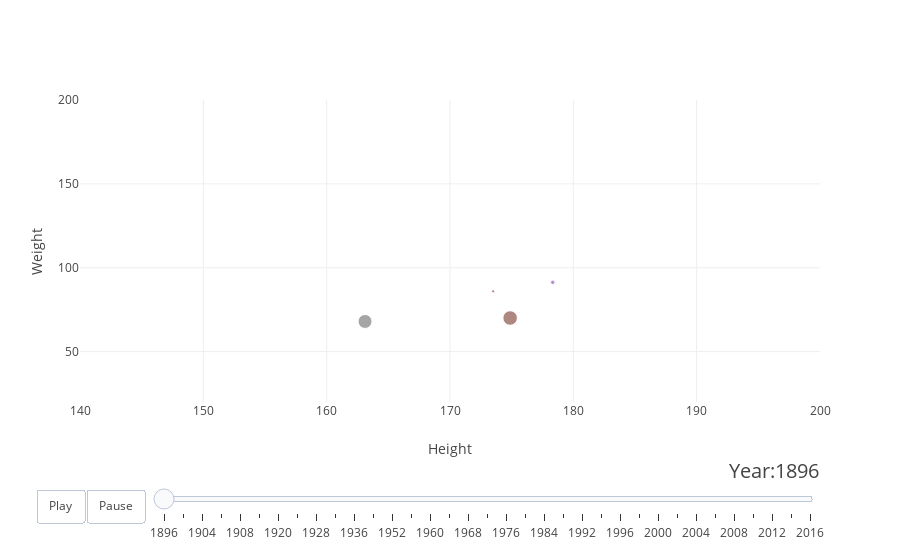

Notebook code cell kept with this figure:
### Markdown cell above
## A dynamic visualization of the height vs weight for various sports over the years

### Code cell
years = (athlete_events_df.groupby(['Year'])['Year'].nunique()).index
sports = (athlete_events_df.groupby(['Sport'])['Sport'].nunique()).index
# make figure
figure = {
    'data': [],
    'layout': {},
    'frames': []
}

# fill in most of layout
figure['layout']['xaxis'] = {'range': [140, 200], 'title': 'Height'}
figure['layout']['yaxis'] = {'range': [20, 200],'title': 'Weight'}
figure['layout']['hovermode'] = 'closest'
figure['layout']['showlegend'] = False
figure['layout']['sliders'] = {
    'args': [
        'transition', {
            'duration': 400,
            'easing': 'cubic-in-out'
        }
    ],
    'initialValue': '1896',
    'plotlycommand': 'animate',
    'values': years,
    'visible': True
}

figure['layout']['updatemenus'] = [
    {
        'buttons': [
            {
                'args': [None, {'frame': {'duration': 500, 'redraw': False},
                         'fromcurrent': True, 'transition': {'duration': 300, 'easing': 'quadratic-in-out'}}],
                'label': 'Play',
                'method': 'animate'
            },###For Play button.
            {
                'args': [[None], {'frame': {'duration': 0, 'redraw': False}, 'mode': 'immediate',
                'transition': {'duration': 0}}],
                'label': 'Pause',
                'method': 'animate'
            }###For Pause button.
        ],
        'direction': 'left',
        'pad': {'r': 10, 't': 87},
        'showactive': False,
        'type': 'buttons',
        'x': 0.1,
        'xanchor': 'right',
        'y': 0,
        'yanchor': 'top'
    }
]
sliders_dict = {
    'active': 0,
    'yanchor': 'top',
    'xanchor': 'left',
    'currentvalue': {
        'font': {'size': 20},
        'prefix': 'Year:',
        'visible': True,
        'xanchor': 'right'
    },
    'transition': {'duration': 300, 'easing': 'cubic-in-out'},
    'pad': {'b': 10, 't': 50},
    'len': 0.9,
    'x': 0.1,
    'y': 0,
    'steps': []
}
# make data
year = 1896
for sport in sports:
    dataset_by_year = dataset[dataset['Year'] == year]
    dataset_by_year_and_season = dataset_by_year[dataset_by_year['Sport'] == sport]

    data_dict = {
        'x': list(dataset_by_year_and_season['Height']),
        'y': list(dataset_by_year_and_season['Weight']),
        'mode': 'markers',
        'text': list(dataset_by_year_and_season['hover_text']),
        'marker': {
            'sizemode': 'area',
            'sizeref': 1,
            'size': list(dataset_by_year_and_season['ID'])
        },
        'name': sport
    }
    figure['data'].append(data_dict)
# creating frames
for year in years:
    frame = {'data': [], 'name': str(year)}
    for sport in sports:
        dataset_by_year = dataset[dataset['Year'] == int(year)]
        dataset_by_year_and_season = dataset_by_year[dataset_by_year['Sport'] == sport]

        data_dict = {
            'x': list(dataset_by_year_and_season['Height']),
            'y': list(dataset_by_year_and_season['Weight']),
            'mode': 'markers',
            'text': list(dataset_by_year_and_season['hover_text']),
            'marker': {
                'sizemode': 'area',
                'sizeref': 1,
                'size':  list(dataset_by_year_and_season['ID'])
            },
            'name': sport
        }
        frame['data'].append(data_dict)

    figure['frames'].append(frame)
    slider_step = {'args': [
        [year],
        {'frame': {'duration': 300, 'redraw': False},
         'mode': 'immediate',
       'transition': {'duration': 300}}
     ],
     'label': year,
     'method': 'animate'}
    sliders_dict['steps'].append(slider_step)
figure['layout']['sliders'] = [sliders_dict]
iplot(figure)

### Figure 1 — Plotly figure (JSON) as saved in the notebook; plotly's stock layout.template omitted (floating-point values rounded to 4 significant figures)
{"data": [{"marker": {"size": [], "sizemode": "area", "sizeref": 1}, "mode": "markers", "name": "Aeronautics", "text": [], "type": "scatter", "uid": "a17623dc-fedf-4b28-bece-c36c6b2999ec", "x": [], "y": []}, {"marker": {"size": [], "sizemode": "area", "sizeref": 1}, "mode": "markers", "name": "Alpine Skiing", "text": [], "type": "scatter", "uid": "23afeaa6-d586-4a1d-a4a8-b3360a5e0739", "x": [], "y": []}, {"marker": {"size": [], "sizemode": "area", "sizeref": 1}, "mode": "markers", "name": "Alpinism", "text": [], "type": "scatter", "uid": "5012ed9d-641d-4c8c-b9f3-f1d42709d862", "x": [], "y": []}, {"marker": {"size": [], "sizemode": "area", "sizeref": 1}, "mode": "markers", "name": "Archery", "text": [], "type": "scatter", "uid": "b140699e-7f33-4492-b1b9-41d9b037cb18", "x": [], "y": []}, {"marker": {"size": [], "sizemode": "area", "sizeref": 1}, "mode": "markers", "name": "Art Competitions", "text": [], "type": "scatter", "uid": "2a2eabf6-1ccf-48b1-8217-39962cee2784", "x": [], "y": []}, {"marker": {"size": [106], "sizemode": "area", "sizeref": 1}, "mode": "markers", "name": "Athletics", "text": ["Year: 1896<br>Sport: Athletics<br>Number of athlets: 106<br>Mean Height: 174.88<br>Mean Weight: 70.07<br>"], "type": "scatter", "uid": "9e3b752b-58d4-4911-bc4f-6e643fa76a6c", "x": [174.9], "y": [70.07]}, {"marker": {"size": [], "sizemode": "area", "sizeref": 1}, "mode": "markers", "name": "Badminton", "text": [], "type": "scatter", "uid": "ea934333-6d68-4b0d-a47d-c0d9b5b195b1", "x": [], "y": []}, {"marker": {"size": [], "sizemode": "area", "sizeref": 1}, "mode": "markers", "name": "Baseball", "text": [], "type": "scatter", "uid": "fdd2e00e-285d-413c-ac03-6fe377d6bcac", "x": [], "y": []}, {"marker": {"size": [], "sizemode": "area", "sizeref": 1}, "mode": "markers", "name": "Basketball", "text": [], "type": "scatter", "uid": "6a96faa5-3575-4fdb-b990-2a978b146869", "x": [], "y": []}, {"marker": {"size": [], "sizemode": "area", "sizeref": 1}, "mode": "markers", "name": "Basque Pelota", "text": [], "type": "scatter", "uid": "83e0ee4f-6050-4b15-aba1-1bc6fa03e34f", "x": [], "y": []}, {"marker": {"size": [], "sizemode": "area", "sizeref": 1}, "mode": "markers", "name": "Beach Volleyball", "text": [], "type": "scatter", "uid": "1ce53e3e-56a5-4956-b28f-962594b87c69", "x": [], "y": []}, {"marker": {"size": [], "sizemode": "area", "sizeref": 1}, "mode": "markers", "name": "Biathlon", "text": [], "type": "scatter", "uid": "860ce989-e627-432b-90d1-36f839328af9", "x": [], "y": []}, {"marker": {"size": [], "sizemode": "area", "sizeref": 1}, "mode": "markers", "name": "Bobsleigh", "text": [], "type": "scatter", "uid": "44de683a-d260-4943-9ee8-23a94eef5e9b", "x": [], "y": []}, {"marker": {"size": [], "sizemode": "area", "sizeref": 1}, "mode": "markers", "name": "Boxing", "text": [], "type": "scatter", "uid": "902eabb5-f98b-4e8a-a355-754a547e985f", "x": [], "y": []}, {"marker": {"size": [], "sizemode": "area", "sizeref": 1}, "mode": "markers", "name": "Canoeing", "text": [], "type": "scatter", "uid": "42cb6824-2ada-404e-9c3b-d4cb497b0229", "x": [], "y": []}, {"marker": {"size": [], "sizemode": "area", "sizeref": 1}, "mode": "markers", "name": "Cricket", "text": [], "type": "scatter", "uid": "dc9bc83f-9792-4f77-a077-d3a4e46b6e7e", "x": [], "y": []}, {"marker": {"size": [], "sizemode": "area", "sizeref": 1}, "mode": "markers", "name": "Croquet", "text": [], "type": "scatter", "uid": "4f11fb51-8b12-44f6-8e76-53d6ae86764f", "x": [], "y": []}, {"marker": {"size": [], "sizemode": "area", "sizeref": 1}, "mode": "markers", "name": "Cross Country Skiing", "text": [], "type": "scatter", "uid": "8ce58c06-77a7-4b47-bc0b-8af63f525681", "x": [], "y": []}, {"marker": {"size": [], "sizemode": "area", "sizeref": 1}, "mode": "markers", "name": "Curling", "text": [], "type": "scatter", "uid": "de62040a-443e-406f-ae45-156bc82f23ec", "x": [], "y": []}, {"marker": {"size": [], "sizemode": "area", "sizeref": 1}, "mode": "markers", "name": "Cycling", "text": [], "type": "scatter", "uid": "3beae905-d1f8-4a78-8acb-a24f805170fa", "x": [], "y": []}, {"marker": {"size": [], "sizemode": "area", "sizeref": 1}, "mode": "markers", "name": "Diving", "text": [], "type": "scatter", "uid": "2a8225c4-8400-42eb-96ed-47ac2573d339", "x": [], "y": []}, {"marker": {"size": [], "sizemode": "area", "sizeref": 1}, "mode": "markers", "name": "Equestrianism", "text": [], "type": "scatter", "uid": "0dc453c6-5a1e-407f-8e43-a40f4670f7a6", "x": [], "y": []}, {"marker": {"size": [], "sizemode": "area", "sizeref": 1}, "mode": "markers", "name": "Fencing", "text": [], "type": "scatter", "uid": "07b7df85-35cd-4c07-b12e-33e677922bf5", "x": [], "y": []}, {"marker": {"size": [], "sizemode": "area", "sizeref": 1}, "mode": "markers", "name": "Figure Skating", "text": [], "type": "scatter", "uid": "855a6426-8043-49cf-afd6-f9ccd75537d9", "x": [], "y": []}, {"marker": {"size": [], "sizemode": "area", "sizeref": 1}, "mode": "markers", "name": "Football", "text": [], "type": "scatter", "uid": "c962afa9-65d9-46d1-a080-7f5d142b9cf8", "x": [], "y": []}, {"marker": {"size": [], "sizemode": "area", "sizeref": 1}, "mode": "markers", "name": "Freestyle Skiing", "text": [], "type": "scatter", "uid": "04d01c41-2748-4371-bc98-ce9c15d41b76", "x": [], "y": []}, {"marker": {"size": [], "sizemode": "area", "sizeref": 1}, "mode": "markers", "name": "Golf", "text": [], "type": "scatter", "uid": "08b98b35-196a-4d27-a374-6e6d07d42e85", "x": [], "y": []}, {"marker": {"size": [97], "sizemode": "area", "sizeref": 1}, "mode": "markers", "name": "Gymnastics", "text": ["Year: 1896<br>Sport: Gymnastics<br>Number of athlets: 97<br>Mean Height: 163.11<br>Mean Weight: 68.0<br>"], "type": "scatter", "uid": "dd87e0fb-8352-4f76-9e3b-54876860a4ab", "x": [163.1], "y": [68]}, {"marker": {"size": [], "sizemode": "area", "sizeref": 1}, "mode": "markers", "name": "Handball", "text": [], "type": "scatter", "uid": "6ba3f9b8-0a12-4def-8300-b04e9beea062", "x": [], "y": []}, {"marker": {"size": [], "sizemode": "area", "sizeref": 1}, "mode": "markers", "name": "Hockey", "text": [], "type": "scatter", "uid": "9eace504-ec1e-43df-9307-f83786363b7a", "x": [], "y": []}, {"marker": {"size": [], "sizemode": "area", "sizeref": 1}, "mode": "markers", "name": "Ice Hockey", "text": [], "type": "scatter", "uid": "0f48379b-c741-4a89-ae4a-711703c54639", "x": [], "y": []}, {"marker": {"size": [], "sizemode": "area", "sizeref": 1}, "mode": "markers", "name": "Jeu De Paume", "text": [], "type": "scatter", "uid": "913b1446-560a-46e4-b7ec-c7bc77be5393", "x": [], "y": []}, {"marker": {"size": [], "sizemode": "area", "sizeref": 1}, "mode": "markers", "name": "Judo", "text": [], "type": "scatter", "uid": "748e363e-0ff3-468a-9a33-59e2fcda665e", "x": [], "y": []}, {"marker": {"size": [], "sizemode": "area", "sizeref": 1}, "mode": "markers", "name": "Lacrosse", "text": [], "type": "scatter", "uid": "beff7e55-0673-4690-b2e5-20b664201ea8", "x": [], "y": []}, {"marker": {"size": [], "sizemode": "area", "sizeref": 1}, "mode": "markers", "name": "Luge", "text": [], "type": "scatter", "uid": "9f6f30d4-5561-45b2-95b5-ff35b62aa74e", "x": [], "y": []}, {"marker": {"size": [], "sizemode": "area", "sizeref": 1}, "mode": "markers", "name": "Military Ski Patrol", "text": [], "type": "scatter", "uid": "c75098ef-7cd1-4db2-9810-23576909965b", "x": [], "y": []}, {"marker": {"size": [], "sizemode": "area", "sizeref": 1}, "mode": "markers", "name": "Modern Pentathlon", "text": [], "type": "scatter", "uid": "82b7d7c7-0cc2-4a04-bc75-325231d64ddd", "x": [], "y": []}, {"marker": {"size": [], "sizemode": "area", "sizeref": 1}, "mode": "markers", "name": "Motorboating", "text": [], "type": "scatter", "uid": "1f94510c-6543-45d9-9577-73c793b680f1", "x": [], "y": []}, {"marker": {"size": [], "sizemode": "area", "sizeref": 1}, "mode": "markers", "name": "Nordic Combined", "text": [], "type": "scatter", "uid": "c7bc7b42-1af8-4dbb-9fa4-fab08affde48", "x": [], "y": []}, {"marker": {"size": [], "sizemode": "area", "sizeref": 1}, "mode": "markers", "name": "Polo", "text": [], "type": "scatter", "uid": "f84e2117-ee78-41e4-8546-573cd799307e", "x": [], "y": []}, {"marker": {"size": [], "sizemode": "area", "sizeref": 1}, "mode": "markers", "name": "Racquets", "text": [], "type": "scatter", "uid": "74fd10ad-b703-44b2-97c4-d4489fe69d4b", "x": [], "y": []}, {"marker": {"size": [], "sizemode": "area", "sizeref": 1}, "mode": "markers", "name": "Rhythmic Gymnastics", "text": [], "type": "scatter", "uid": "f7ac936d-19ae-4a5e-b12e-ed0564beaae6", "x": [], "y": []}, {"marker": {"size": [], "sizemode": "area", "sizeref": 1}, "mode": "markers", "name": "Roque", "text": [], "type": "scatter", "uid": "7bf81d2e-0f9f-4c72-95ff-4a1ad54c8658", "x": [], "y": []}, {"marker": {"size": [], "sizemode": "area", "sizeref": 1}, "mode": "markers", "name": "Rowing", "text": [], "type": "scatter", "uid": "d56f2ca0-fd74-4a88-93c1-2e418efe1970", "x": [], "y": []}, {"marker": {"size": [], "sizemode": "area", "sizeref": 1}, "mode": "markers", "name": "Rugby", "text": [], "type": "scatter", "uid": "b3a16d21-2b3d-4bce-9f97-a78a8aa3ec7b", "x": [], "y": []}, {"marker": {"size": [], "sizemode": "area", "sizeref": 1}, "mode": "markers", "name": "Rugby Sevens", "text": [], "type": "scatter", "uid": "657de419-b7ac-4556-98b9-00cba42c37b7", "x": [], "y": []}, {"marker": {"size": [], "sizemode": "area", "sizeref": 1}, "mode": "markers", "name": "Sailing", "text": [], "type": "scatter", "uid": "39237aca-12f6-4e9a-b430-957633883776", "x": [], "y": []}, {"marker": {"size": [], "sizemode": "area", "sizeref": 1}, "mode": "markers", "name": "Shooting", "text": [], "type": "scatter", "uid": "1a52fa1e-cc6b-43f3-ab71-ce6c5d70f9bc", "x": [], "y": []}, {"marker": {"size": [], "sizemode": "area", "sizeref": 1}, "mode": "markers", "name": "Short Track Speed Skating", "text": [], "type": "scatter", "uid": "53db4bd3-7682-4a6d-bc18-4ff2d286e671", "x": [], "y": []}, {"marker": {"size": [], "sizemode": "area", "sizeref": 1}, "mode": "markers", "name": "Skeleton", "text": [], "type": "scatter", "uid": "987249f1-2181-4011-847a-ecc3577f363a", "x": [], "y": []}, {"marker": {"size": [], "sizemode": "area", "sizeref": 1}, "mode": "markers", "name": "Ski Jumping", "text": [], "type": "scatter", "uid": "4211aa82-bb14-45bc-a7ab-7d67a6c28e0d", "x": [], "y": []}, {"marker": {"size": [], "sizemode": "area", "sizeref": 1}, "mode": "markers", "name": "Snowboarding", "text": [], "type": "scatter", "uid": "73b352db-80ca-4ffa-b38c-f1df89b72c92", "x": [], "y": []}, {"marker": {"size": [], "sizemode": "area", "sizeref": 1}, "mode": "markers", "name": "Softball", "text": [], "type": "scatter", "uid": "4d1d3bd7-f3ef-4afc-a517-552b98e0f57e", "x": [], "y": []}, {"marker": {"size": [], "sizemode": "area", "sizeref": 1}, "mode": "markers", "name": "Speed Skating", "text": [], "type": "scatter", "uid": "5f67833c-1f51-46e6-bc03-6d7b0caeca89", "x": [], "y": []}, {"marker": {"size": [], "sizemode": "area", "sizeref": 1}, "mode": "markers", "name": "Swimming", "text": [], "type": "scatter", "uid": "3be243dd-d9bb-4765-bdb5-1632ac756123", "x": [], "y": []}, {"marker": {"size": [], "sizemode": "area", "sizeref": 1}, "mode": "markers", "name": "Synchronized Swimming", "text": [], "type": "scatter", "uid": "e72e1141-0964-4b51-a375-9abc2e41326f", "x": [], "y": []}, {"marker": {"size": [], "sizemode": "area", "sizeref": 1}, "mode": "markers", "name": "Table Tennis", "text": [], "type": "scatter", "uid": "e15e0ac4-11b9-49a8-9dbc-7599c690823f", "x": [], "y": []}, {"marker": {"size": [], "sizemode": "area", "sizeref": 1}, "mode": "markers", "name": "Taekwondo", "text": [], "type": "scatter", "uid": "fa331ba0-4be9-4aae-a11a-9cd43a4673af", "x": [], "y": []}, {"marker": {"size": [], "sizemode": "area", "sizeref": 1}, "mode": "markers", "name": "Tennis", "text": [], "type": "scatter", "uid": "34dc7c4e-ceb2-4344-babe-6695f635bd16", "x": [], "y": []}, {"marker": {"size": [], "sizemode": "area", "sizeref": 1}, "mode": "markers", "name": "Trampolining", "text": [], "type": "scatter", "uid": "f8db8b75-2c15-4f7c-a010-6e667a1c85e0", "x": [], "y": []}, {"marker": {"size": [], "sizemode": "area", "sizeref": 1}, "mode": "markers", "name": "Triathlon", "text": [], "type": "scatter", "uid": "663be353-2fde-47fc-a6f5-0c8cb15e2234", "x": [], "y": []}, {"marker": {"size": [], "sizemode": "area", "sizeref": 1}, "mode": "markers", "name": "Tug-Of-War", "text": [], "type": "scatter", "uid": "ea880ca8-3126-48a4-abe1-fefac0655639", "x": [], "y": []}, {"marker": {"size": [], "sizemode": "area", "sizeref": 1}, "mode": "markers", "name": "Volleyball", "text": [], "type": "scatter", "uid": "93840883-bb35-4453-b6b9-6cdcc6145211", "x": [], "y": []}, {"marker": {"size": [], "sizemode": "area", "sizeref": 1}, "mode": "markers", "name": "Water Polo", "text": [], "type": "scatter", "uid": "caaa5a5e-ef9f-4627-9990-1b835aab9af8", "x": [], "y": []}, {"marker": {"size": [10], "sizemode": "area", "sizeref": 1}, "mode": "markers", "name": "Weightlifting", "text": ["Year: 1896<br>Sport: Weightlifting<br>Number of athlets: 10<br>Mean Height: 178.33<br>Mean Weight: 91.33<br>"], "type": "scatter", "uid": "dbf07f4c-3a92-452a-bc47-80c463fecd1a", "x": [178.3], "y": [91.33]}, {"marker": {"size": [5], "sizemode": "area", "sizeref": 1}, "mode": "markers", "name": "Wrestling", "text": ["Year: 1896<br>Sport: Wrestling<br>Number of athlets: 5<br>Mean Height: 173.5<br>Mean Weight: 86.0<br>"], "type": "scatter", "uid": "69f0a78f-0219-4f1f-a634-b9d55260bca2", "x": [173.5], "y": [86]}], "layout": {"hovermode": "closest", "showlegend": false, "sliders": [{"active": 0, "currentvalue": {"font": {"size": 20}, "prefix": "Year:", "visible": true, "xanchor": "right"}, "len": 0.9, "pad": {"b": 10, "t": 50}, "steps": [{"args": [[1896], {"frame": {"duration": 300, "redraw": false}, "mode": "immediate", "transition": {"duration": 300}}], "label": "1896", "method": "animate"}, {"args": [[1900], {"frame": {"duration": 300, "redraw": false}, "mode": "immediate", "transition": {"duration": 300}}], "label": "1900", "method": "animate"}, {"args": [[1904], {"frame": {"duration": 300, "redraw": false}, "mode": "immediate", "transition": {"duration": 300}}], "label": "1904", "method": "animate"}, {"args": [[1906], {"frame": {"duration": 300, "redraw": false}, "mode": "immediate", "transition": {"duration": 300}}], "label": "1906", "method": "animate"}, {"args": [[1908], {"frame": {"duration": 300, "redraw": false}, "mode": "immediate", "transition": {"duration": 300}}], "label": "1908", "method": "animate"}, {"args": [[1912], {"frame": {"duration": 300, "redraw": false}, "mode": "immediate", "transition": {"duration": 300}}], "label": "1912", "method": "animate"}, {"args": [[1920], {"frame": {"duration": 300, "redraw": false}, "mode": "immediate", "transition": {"duration": 300}}], "label": "1920", "method": "animate"}, {"args": [[1924], {"frame": {"duration": 300, "redraw": false}, "mode": "immediate", "transition": {"duration": 300}}], "label": "1924", "method": "animate"}, {"args": [[1928], {"frame": {"duration": 300, "redraw": false}, "mode": "immediate", "transition": {"duration": 300}}], "label": "1928", "method": "animate"}, {"args": [[1932], {"frame": {"duration": 300, "redraw": false}, "mode": "immediate", "transition": {"duration": 300}}], "label": "1932", "method": "animate"}, {"args": [[1936], {"frame": {"duration": 300, "redraw": false}, "mode": "immediate", "transition": {"duration": 300}}], "label": "1936", "method": "animate"}, {"args": [[1948], {"frame": {"duration": 300, "redraw": false}, "mode": "immediate", "transition": {"duration": 300}}], "label": "1948", "method": "animate"}, {"args": [[1952], {"frame": {"duration": 300, "redraw": false}, "mode": "immediate", "transition": {"duration": 300}}], "label": "1952", "method": "animate"}, {"args": [[1956], {"frame": {"duration": 300, "redraw": false}, "mode": "immediate", "transition": {"duration": 300}}], "label": "1956", "method": "animate"}, {"args": [[1960], {"frame": {"duration": 300, "redraw": false}, "mode": "immediate", "transition": {"duration": 300}}], "label": "1960", "method": "animate"}, {"args": [[1964], {"frame": {"duration": 300, "redraw": false}, "mode": "immediate", "transition": {"duration": 300}}], "label": "1964", "method": "animate"}, {"args": [[1968], {"frame": {"duration": 300, "redraw": false}, "mode": "immediate", "transition": {"duration": 300}}], "label": "1968", "method": "animate"}, {"args": [[1972], {"frame": {"duration": 300, "redraw": false}, "mode": "immediate", "transition": {"duration": 300}}], "label": "1972", "method": "animate"}, {"args": [[1976], {"frame": {"duration": 300, "redraw": false}, "mode": "immediate", "transition": {"duration": 300}}], "label": "1976", "method": "animate"}, {"args": [[1980], {"frame": {"duration": 300, "redraw": false}, "mode": "immediate", "transition": {"duration": 300}}], "label": "1980", "method": "animate"}, {"args": [[1984], {"frame": {"duration": 300, "redraw": false}, "mode": "immediate", "transition": {"duration": 300}}], "label": "1984", "method": "animate"}, {"args": [[1988], {"frame": {"duration": 300, "redraw": false}, "mode": "immediate", "transition": {"duration": 300}}], "label": "1988", "method": "animate"}, {"args": [[1992], {"frame": {"duration": 300, "redraw": false}, "mode": "immediate", "transition": {"duration": 300}}], "label": "1992", "method": "animate"}, {"args": [[1994], {"frame": {"duration": 300, "redraw": false}, "mode": "immediate", "transition": {"duration": 300}}], "label": "1994", "method": "animate"}, {"args": [[1996], {"frame": {"duration": 300, "redraw": false}, "mode": "immediate", "transition": {"duration": 300}}], "label": "1996", "method": "animate"}, {"args": [[1998], {"frame": {"duration": 300, "redraw": false}, "mode": "immediate", "transition": {"duration": 300}}], "label": "1998", "method": "animate"}, {"args": [[2000], {"frame": {"duration": 300, "redraw": false}, "mode": "immediate", "transition": {"duration": 300}}], "label": "2000", "method": "animate"}, {"args": [[2002], {"frame": {"duration": 300, "redraw": false}, "mode": "immediate", "transition": {"duration": 300}}], "label": "2002", "method": "animate"}, {"args": [[2004], {"frame": {"duration": 300, "redraw": false}, "mode": "immediate", "transition": {"duration": 300}}], "label": "2004", "method": "animate"}, {"args": [[2006], {"frame": {"duration": 300, "redraw": false}, "mode": "immediate", "transition": {"duration": 300}}], "label": "2006", "method": "animate"}, {"args": [[2008], {"frame": {"duration": 300, "redraw": false}, "mode": "immediate", "transition": {"duration": 300}}], "label": "2008", "method": "animate"}, {"args": [[2010], {"frame": {"duration": 300, "redraw": false}, "mode": "immediate", "transition": {"duration": 300}}], "label": "2010", "method": "animate"}, {"args": [[2012], {"frame": {"duration": 300, "redraw": false}, "mode": "immediate", "transition": {"duration": 300}}], "label": "2012", "method": "animate"}, {"args": [[2014], {"frame": {"duration": 300, "redraw": false}, "mode": "immediate", "transition": {"duration": 300}}], "label": "2014", "method": "animate"}, {"args": [[2016], {"frame": {"duration": 300, "redraw": false}, "mode": "immediate", "transition": {"duration": 300}}], "label": "2016", "method": "animate"}], "transition": {"duration": 300, "easing": "cubic-in-out"}, "x": 0.1, "xanchor": "left", "y": 0, "yanchor": "top"}], "updatemenus": [{"buttons": [{"args": [null, {"frame": {"duration": 500, "redraw": false}, "fromcurrent": true, "transition": {"duration": 300, "easing": "quadratic-in-out"}}], "label": "Play", "method": "animate"}, {"args": [[null], {"frame": {"duration": 0, "redraw": false}, "mode": "immediate", "transition": {"duration": 0}}], "label": "Pause", "method": "animate"}], "direction": "left", "pad": {"r": 10, "t": 87}, "showactive": false, "type": "buttons", "x": 0.1, "xanchor": "right", "y": 0, "yanchor": "top"}], "xaxis": {"range": [140, 200], "title": {"text": "Height"}}, "yaxis": {"range": [20, 200], "title": {"text": "Weight"}}}}
